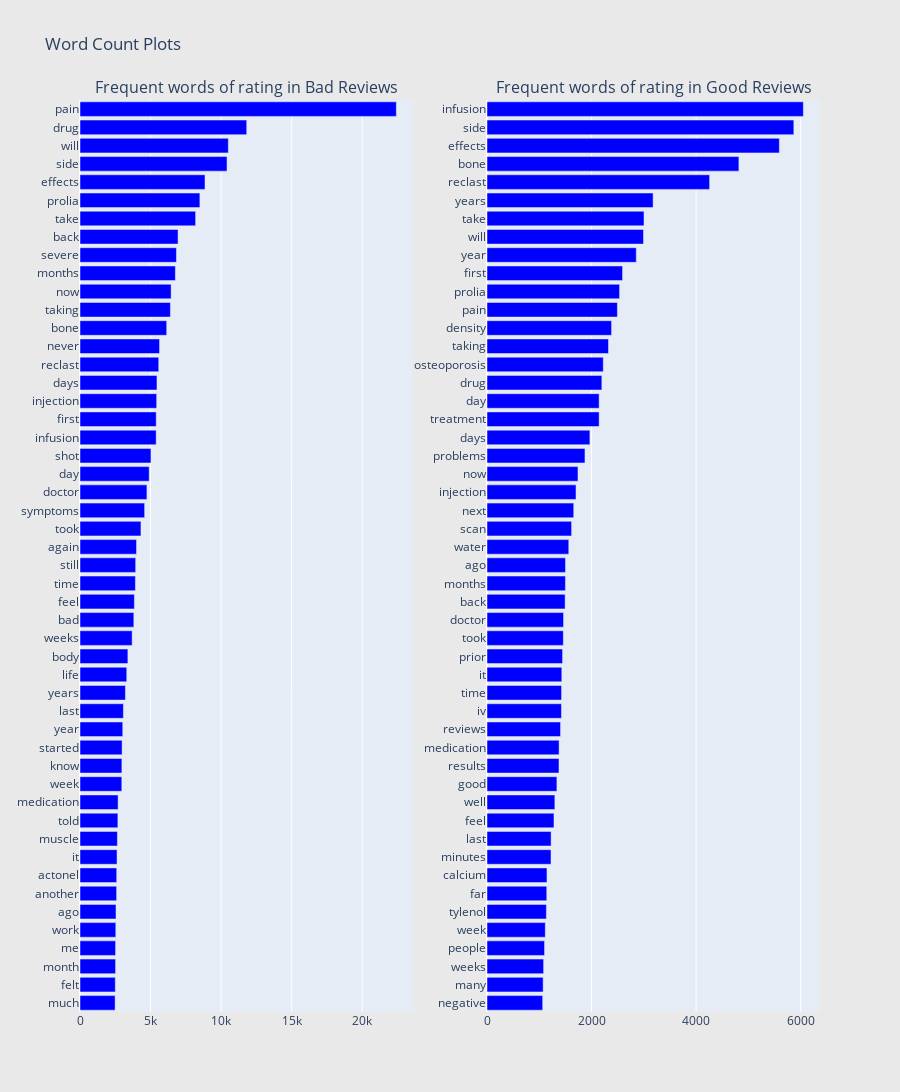

Source (notebook cell):
### Code cell
## Get the bar chart from rating  8 to 10 Reviews ##
freq_dict = defaultdict(int)
for sent in bad_df["Reviews"]:
    for word in generate_ngrams(sent):
        freq_dict[word] += 1
fd_sorted = pd.DataFrame(sorted(freq_dict.items(), key=lambda x: x[1])[::-1])
fd_sorted.columns = ["word", "wordcount"]
trace0 = horizontal_bar_chart(fd_sorted.head(50), 'blue')

## Get the bar chart from rating  4 to 7 Reviews ##
freq_dict = defaultdict(int)
for sent in good_df["Reviews"]:
    for word in generate_ngrams(sent):
        freq_dict[word] += 1
fd_sorted = pd.DataFrame(sorted(freq_dict.items(), key=lambda x: x[1])[::-1])
fd_sorted.columns = ["word", "wordcount"]
trace1 = horizontal_bar_chart(fd_sorted.head(50), 'blue')

# Creating two subplots
fig = tools.make_subplots(rows=1, cols=2, vertical_spacing=0.04,
                          subplot_titles=["Frequent words of rating in Bad Reviews", 
                                          "Frequent words of rating in Good Reviews"])
fig.append_trace(trace0, 1, 1)
fig.append_trace(trace1, 1, 2)
fig['layout'].update(height=1200, width=900, paper_bgcolor='rgb(233,233,233)', title="Word Count Plots")
py.iplot(fig, filename='word-plots')

### Figure 1 — Plotly figure (JSON) as saved in the notebook; plotly's stock layout.template omitted (floating-point values rounded to 4 significant figures)
{"data": [{"marker": {"color": "blue"}, "orientation": "h", "showlegend": false, "type": "bar", "x": [2487, 2501, 2521, 2521, 2537, 2552, 2594, 2601, 2625, 2650, 2684, 2700, 2963, 2968, 2983, 3030, 3076, 3218, 3313, 3393, 3695, 3815, 3853, 3926, 3945, 4006, 4318, 4580, 4743, 4903, 5028, 5399, 5402, 5433, 5454, 5579, 5637, 6143, 6406, 6457, 6757, 6834, 6948, 8193, 8495, 8858, 10419, 10512, 11815, 22417], "xaxis": "x", "y": ["much", "felt", "month", "me", "work", "ago", "another", "actonel", "it", "muscle", "told", "medication", "week", "know", "started", "year", "last", "years", "life", "body", "weeks", "bad", "feel", "time", "still", "again", "took", "symptoms", "doctor", "day", "shot", "infusion", "first", "injection", "days", "reclast", "never", "bone", "taking", "now", "months", "severe", "back", "take", "prolia", "effects", "side", "will", "drug", "pain"], "yaxis": "y"}, {"marker": {"color": "blue"}, "orientation": "h", "showlegend": false, "type": "bar", "x": [1065, 1074, 1083, 1101, 1115, 1136, 1143, 1147, 1224, 1226, 1281, 1298, 1337, 1377, 1379, 1407, 1424, 1426, 1431, 1445, 1460, 1464, 1494, 1500, 1501, 1564, 1618, 1659, 1703, 1740, 1874, 1968, 2145, 2145, 2197, 2224, 2324, 2383, 2494, 2536, 2593, 2855, 2993, 3003, 3177, 4258, 4818, 5592, 5869, 6051], "xaxis": "x2", "y": ["negative", "many", "weeks", "people", "week", "tylenol", "far", "calcium", "minutes", "last", "feel", "well", "good", "results", "medication", "reviews", "iv", "time", "it", "prior", "took", "doctor", "back", "months", "ago", "water", "scan", "next", "injection", "now", "problems", "days", "treatment", "day", "drug", "osteoporosis", "taking", "density", "pain", "prolia", "first", "year", "will", "take", "years", "reclast", "bone", "effects", "side", "infusion"], "yaxis": "y2"}], "layout": {"annotations": [{"font": {"size": 16}, "showarrow": false, "text": "Frequent words of rating in Bad Reviews", "x": 0.225, "xanchor": "center", "xref": "paper", "y": 1, "yanchor": "bottom", "yref": "paper"}, {"font": {"size": 16}, "showarrow": false, "text": "Frequent words of rating in Good Reviews", "x": 0.775, "xanchor": "center", "xref": "paper", "y": 1, "yanchor": "bottom", "yref": "paper"}], "height": 1200, "paper_bgcolor": "rgb(233,233,233)", "title": {"text": "Word Count Plots"}, "width": 900, "xaxis": {"anchor": "y", "domain": [0, 0.45]}, "xaxis2": {"anchor": "y2", "domain": [0.55, 1]}, "yaxis": {"anchor": "x", "domain": [0, 1]}, "yaxis2": {"anchor": "x2", "domain": [0, 1]}}}
